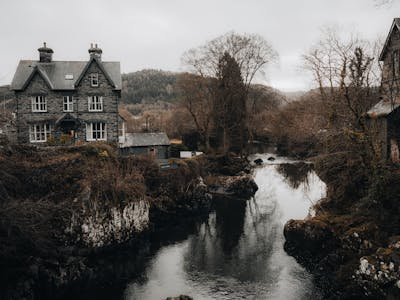
#> input picture 4VP21CS113_CG/scenery2.jpeg, 400 x 300 px
$ python 7img.py
#> lines starting #> are read from the running program, lines starting #| are printed output that depends on the picture
#!/usr/bin/env python3
# -*- coding: utf-8 -*-
"""
Created on Tue Jul 16 14:37:26 2024

@author: lab2pc19
"""

import cv2
image=cv2.imread('scenery2.jpeg')
#> image is the input picture: shape (300, 400, 3); mean B, G, R 91.7, 94.7, 97.7
print(image.shape)
#| (300, 400, 3)
height,width=image.shape[:2]
#> height = 300; width = 400
cv2.imshow('Original Image',image)
mid_x=width//2
#> mid_x = 200
mid_y=height//2
#> mid_y = 150
top_left=image[0:mid_y,0:mid_x]
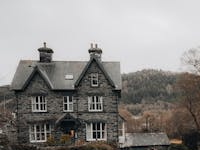
#> top_left: shape (150, 200, 3); mean B, G, R 139, 141.5, 144.1
top_right=image[0:mid_y,mid_x:width]
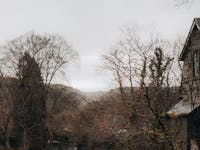
#> top_right: shape (150, 200, 3); mean B, G, R 127.4, 131.3, 137
bottom_left=image[mid_y:height,0:mid_x]
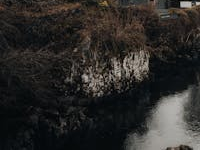
#> bottom_left: shape (150, 200, 3); mean B, G, R 40.1, 42.2, 44
bottom_right=image[mid_y:height,mid_x:width]
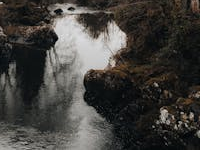
#> bottom_right: shape (150, 200, 3); mean B, G, R 60.4, 63.8, 65.6
cv2.imshow('Top left Quadrant',top_left)
cv2.imshow('Top right Quadrant',top_right)
cv2.imshow('Bottom left Quadrant',bottom_left)
cv2.imshow('Bottom right Quadrant',bottom_right)
cv2.waitKey(0)
cv2.destroyAllWindows()

$ run again, with 4VP21CS113_CG/scenery3.jpeg copied over 4VP21CS113_CG/scenery2.jpeg
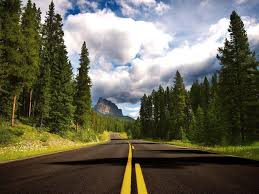
#> input picture 4VP21CS113_CG/scenery3.jpeg, 259 x 194 px
#> image is the input picture: shape (194, 259, 3); mean B, G, R 84.2, 100.4, 102.4
#| (194, 259, 3)
#> `bottom_left=image[mid_y:height,0:mid_x]`:
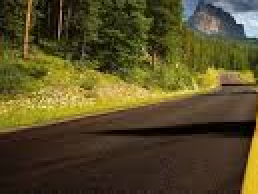
#> bottom_left: shape (97, 129, 3) (shown 2 times larger); mean B, G, R 39.4, 76.8, 86.6
#> `bottom_right=image[mid_y:height,mid_x:width]`:
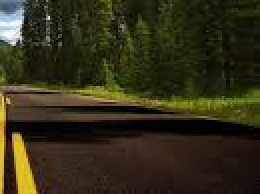
#> bottom_right: shape (97, 130, 3) (shown 2 times larger); mean B, G, R 23.7, 45.9, 50.2

$ run again, with 4VP21CS113_CG/waterfall.jpeg copied over 4VP21CS113_CG/scenery2.jpeg
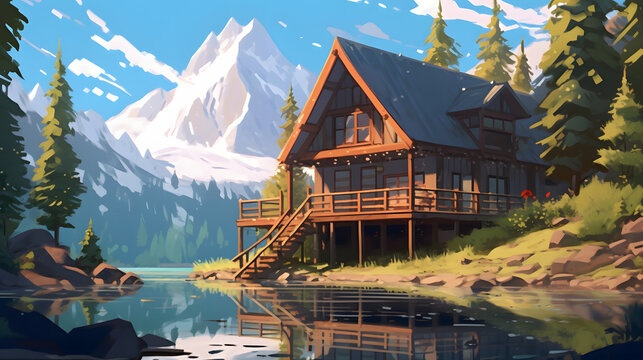
#> input picture 4VP21CS113_CG/waterfall.jpeg, 643 x 360 px
#> image is the input picture: shape (360, 643, 3); mean B, G, R 115.9, 116.9, 110
#| (360, 643, 3)
#> `bottom_left=image[mid_y:height,0:mid_x]`:
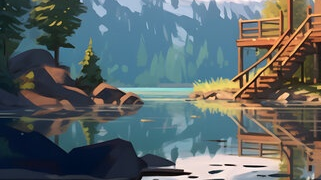
#> bottom_left: shape (180, 321, 3); mean B, G, R 103.6, 102.7, 92.9
#> `bottom_right=image[mid_y:height,mid_x:width]`:
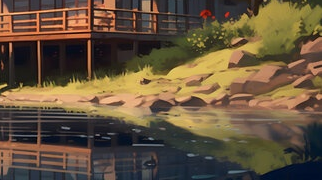
#> bottom_right: shape (180, 322, 3); mean B, G, R 61.1, 83.5, 101.4
